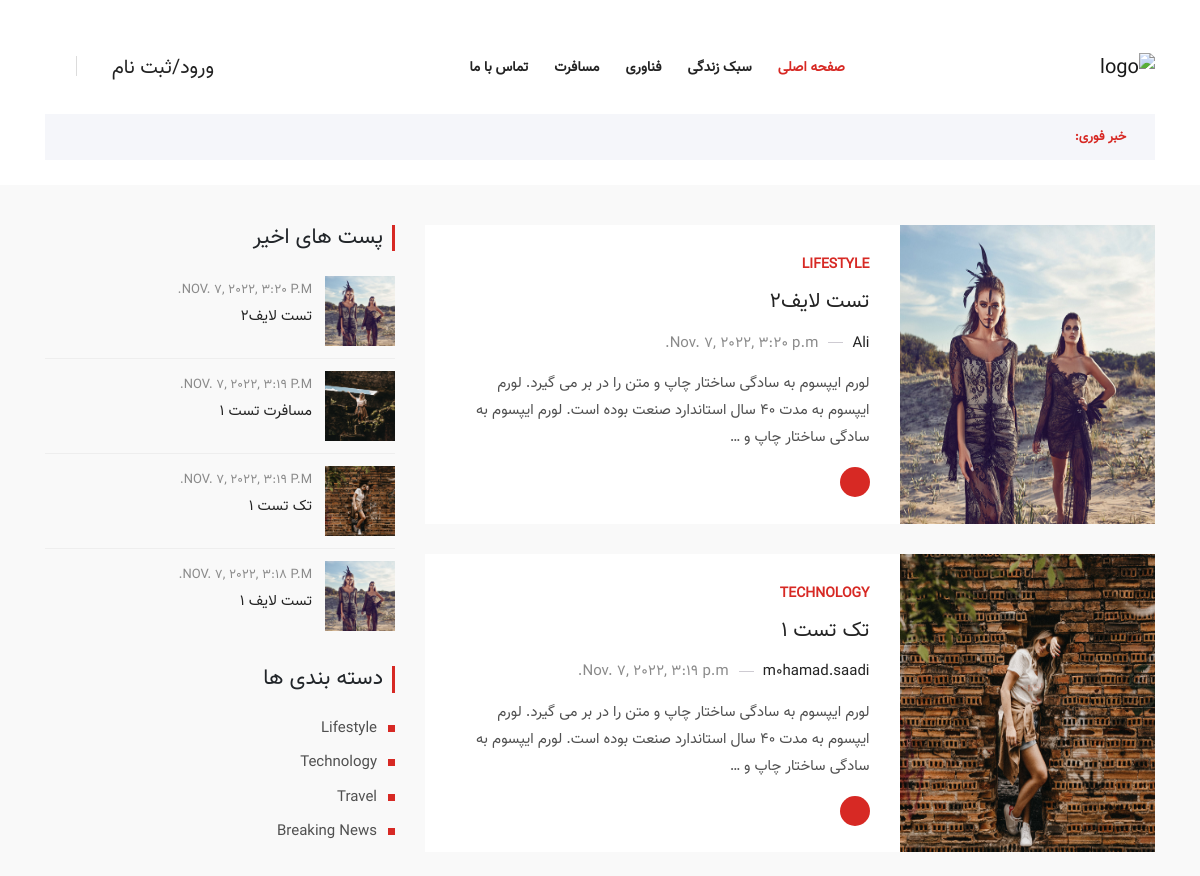
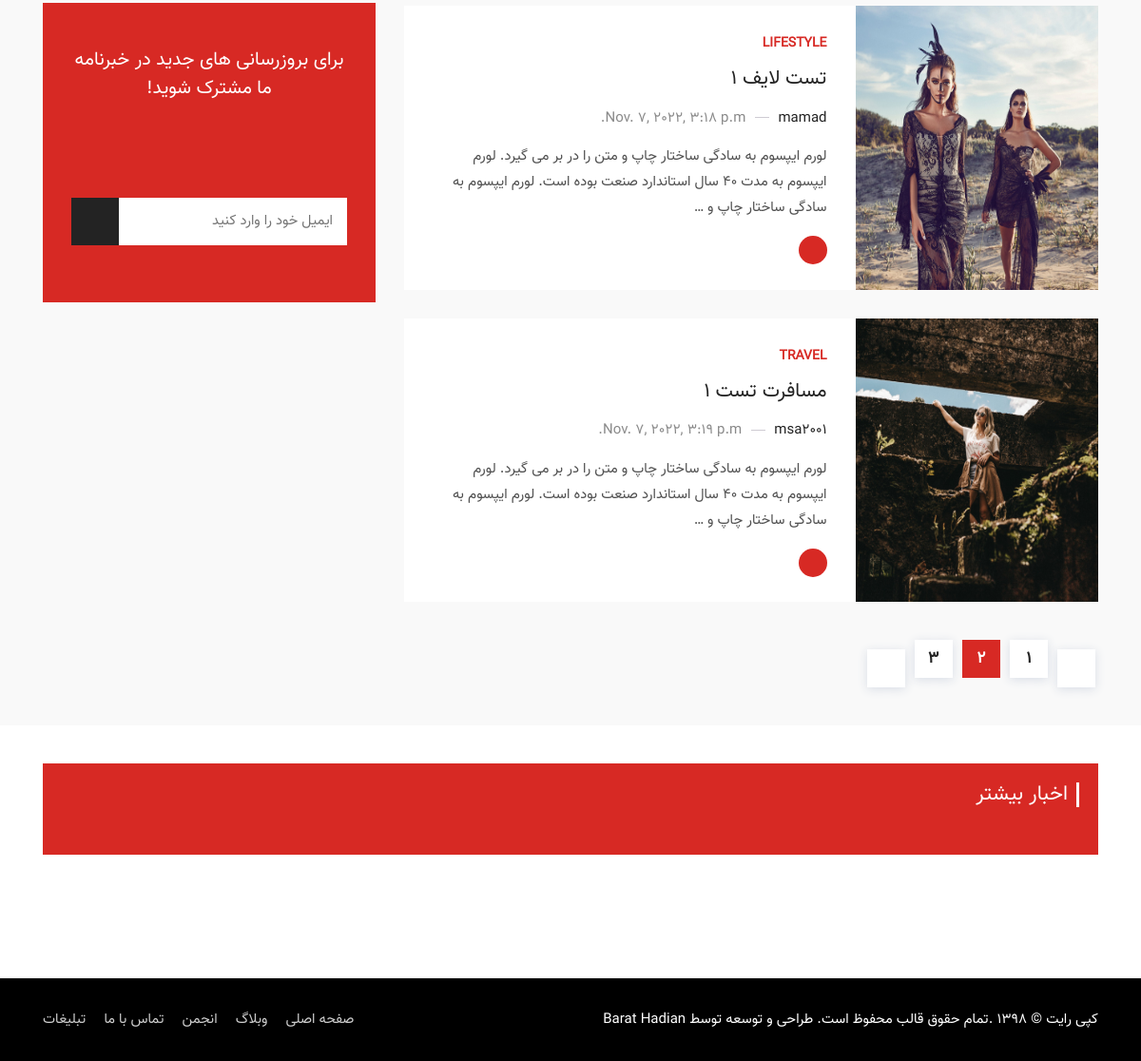
The app's page /, older data (2 pictures, top to bottom).
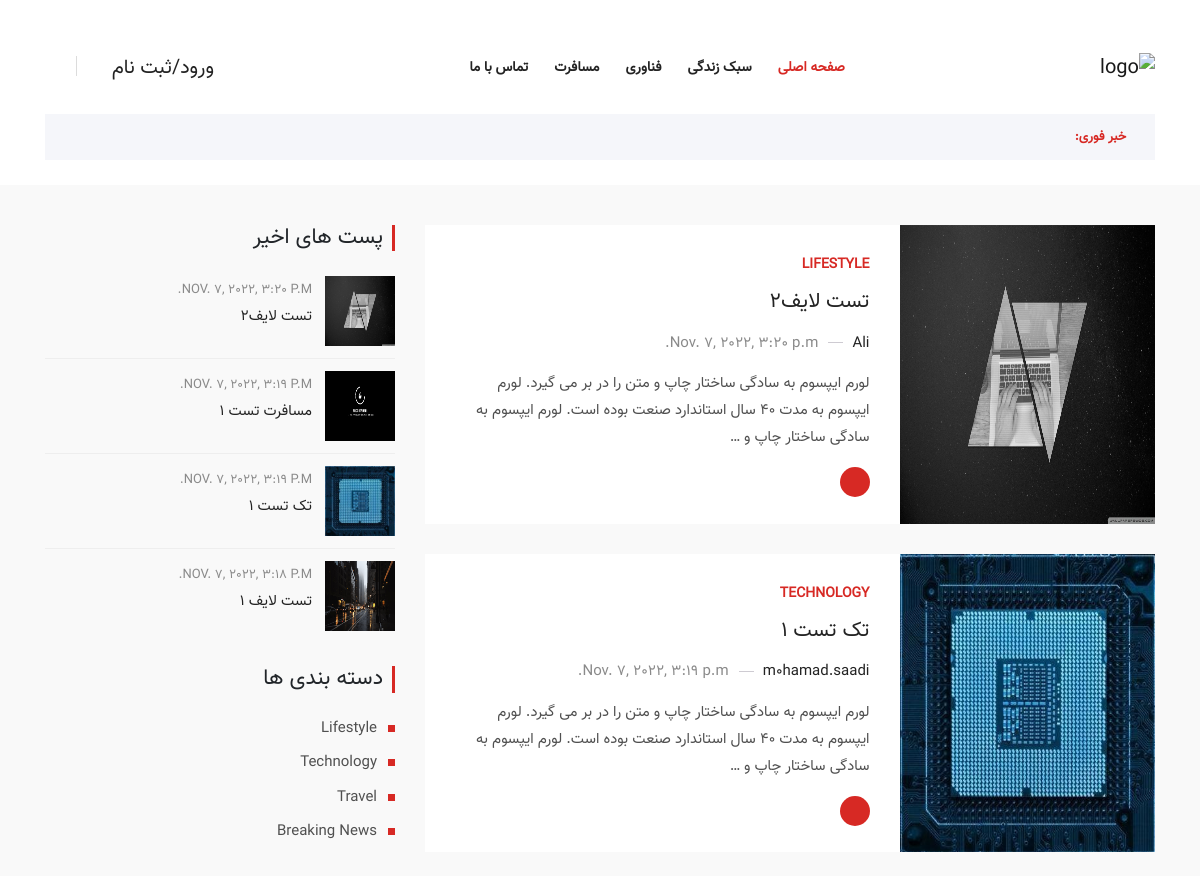
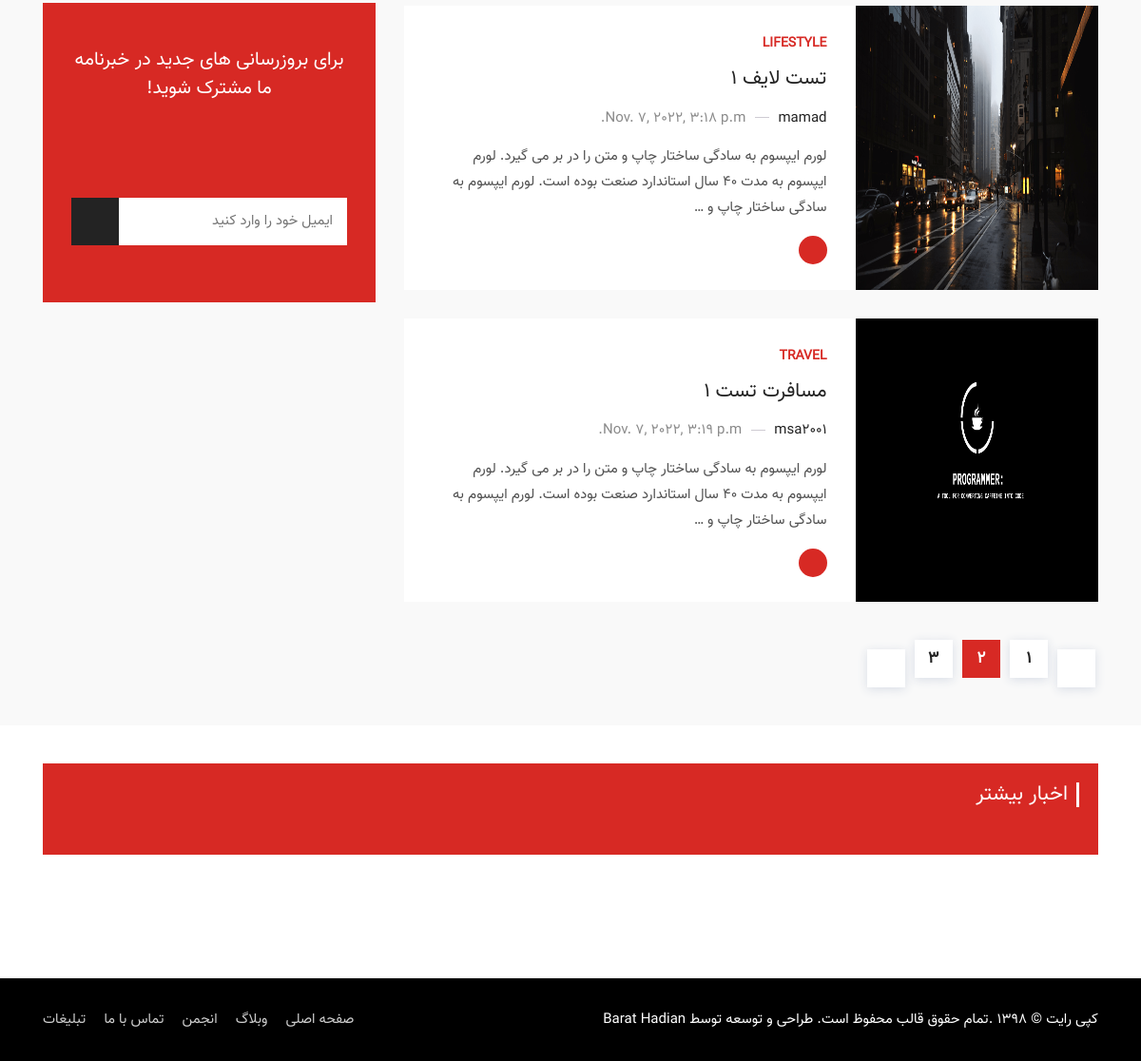
The same page, newer data (2 pictures, top to bottom).
### Blog/models.py (models this page shows, shortened)
class Article(models.Model):
    author = models.ForeignKey(User, on_delete=models.CASCADE)
    category = models.ManyToManyField(Category, related_name='articles')
    title = models.CharField(max_length=100)
    body = models.TextField(max_length=2000)
    created = models.DateTimeField(auto_now_add=True)
    updated = models.DateTimeField(auto_now_add=True)
    image = models.ImageField(upload_to='profile/image', blank=True, null=True)

class Category(models.Model):
    title = models.CharField(max_length=100)
    created = models.DateTimeField(auto_now_add=True)
    class Meta:
        verbose_name_plural = "categories"
    def __str__(self):
        return self.title

### Blog/views.py (the view)
# urls.py: path('', views.home, name='home'),
def home(request):
    articles = Article.objects.all().order_by('?')
    recent = Article.objects.all().order_by('-updated')
    cat = Category.objects.all()
    for article in articles:
        category = article.category.all()
    return render(request, 'Blog/index-7.html', {'articles': articles, 'recent_article': recent, 'category': category, 'cat' : cat })

### Blog/templates/Blog/index-7.html (shortened to what this page needs)
﻿{% load static %}
<!doctype html>
<html lang="fa">
<head>
    <link rel="stylesheet" href="{% static 'assets/css/bootstrap.min.css' %}">
    <link rel="stylesheet" href="{% static 'assets/css/animate.min.css' %}">
    <link rel="stylesheet" href="{% static 'assets/css/icofont.min.css' %}">
    <link rel="stylesheet" href="{% static 'assets/css/meanmenu.css' %}">
    <link rel="stylesheet" href="{% static 'assets/css/owl.carousel.min.css' %}">
    <link rel="stylesheet" href="{% static 'assets/css/magnific-popup.min.css' %}">
    <link rel="stylesheet" href="{% static 'assets/css/style.css' %}">
    <link rel="stylesheet" href="{% static 'assets/css/rtl.css' %}">
    <link rel="stylesheet" href="{% static 'assets/css/responsive.css' %}">
</head>
<body>
<header class="header-area">
    <div class="navbar-area">
        <div class="sinmun-nav">
            <div class="container">
                <nav class="navbar navbar-expand-md navbar-light">
                    <a class="navbar-brand" href="index-7.html"><img src="{% static 'assets/img/logo.png' %}"
                                                                     alt="logo"></a>
                    <div class="collapse navbar-collapse mean-menu" id="navbarSupportedContent">
                        <ul class="navbar-nav">
                            <li class="nav-item"><a href="{% url 'blog:home' %}" class="nav-link active">صفحه اصلی</a>
                            </li>
                            <li class="nav-item"><a href="{% url 'blog:cat_lifestyle' %}" class="nav-link">سبک زندگی</a>
                            </li>
                            <li class="nav-item"><a href="{% url 'blog:cat_tech' %}" class="nav-link">فناوری</a></li>
                            <li class="nav-item"><a href="{% url 'blog:cat_travel' %}" class="nav-link">مسافرت</a></li>
                            <li class="nav-item"><a href="{% url 'blog:contact' %}" class="nav-link">تماس با ما</a>
                            </li>
                        </ul>
                        <div class="others-options">
                            <ul> {% if request.user.is_authenticated %}
                                <li><a href="{% url 'blog:home' %}"> {{ request.user.username }} <i
                                        class="icofont-user-alt-5"></i></a></li>
                                <li><a href="{% url 'blog:logout' %}"> خروج</a></li>
                                <li class="header-search">
                                    <div class="nav-search">
                                        <div class="nav-search-button">
                                            <i class="icofont-ui-search"></i>
                                        </div>
                                        {% else %}
                                <li><a href="{% url 'blog:signin' %}"> ورود/ثبت نام <i class="icofont-user-alt-5"></i></a></li>
                                <li class="header-search">
                                <div class="nav-search">
                                <div class="nav-search-button">
                                    <i class="icofont-ui-search"></i>
                                </div>
                            {% endif %}
                                </div>
                                </li>
                            </ul>
                        </div>
                    </div>
                </nav>
            </div>
        </div>
    </div>
    <div class="breaking-news">
        <div class="container">
            <div class="breaking-news-content clearfix">
                <h6 class="breaking-title"><i class="icofont-flash"></i> خبر فوری:</h6>
            </div>
        </div>
    </div>
</header>
<section class="main-content-area ptb-40">
    <div class="container">
        <div class="row">
            <div class="col-lg-8">
                {% for article in articles|slice:":5" %}
                <div class="blog-box">
                    <div class="d-flex flex-wrap">
                        <div class="posts-thumb align-self-stretch">
                            <a href="#">
                               <img src="{{ article.image.url }}" width="100%" height="100%">
                            </a>
                        </div>
                        <div class="posts-content">
                            <div class="cat">
                                <a href="#">{{ article.category.all.first }}</a>
                            </div>
                            <h3 class="title"><a href="#">{{ article.title }}</a></h3>
                            <div class="posts-meta">
                                        <span class="posts-author">
                                            <a href="#">{{ article.author.username }}</a>
                                        </span>
                                <span class="posts-date">
                                           {{ article.created }}
                                        </span>
                            </div>
                            <p> {{ article.body|truncatewords:30 }} </p>
                            <a href="#" class="read-more-btn"><span>ادامه خواندن</span> <i
                                    class="icofont-arrow-left"></i></a>
                        </div>
                    </div>
                </div>
                {% endfor %}
                <div class="pagination-area">
                    <a href="#" class="prev page-numbers"><i class="icofont-double-right"></i></a>
                    <a href="#" class="page-numbers">1</a>
                    <span class="page-numbers current" aria-current="page">2</span>
                    <a href="#" class="page-numbers">3</a>
                    <a href="#" class="next page-numbers"><i class="icofont-double-left"></i></a>
                </div>
            </div>
            <div class="col-lg-4">
                <aside class="widget-area" id="secondary">
                    <section class="widget wiget_posts_thumbs">
                        <h3 class="widget-title">پست های اخیر</h3>
                    {% for article in recent_article|slice:":5" %}
                        <article>
                            <a href="#" class="thumb">
                                <img src="{{ article.image.url }}" height="70px" width="70px">
                            </a>
                            <div class="info">
                                <time datetime="2019-05-11">{{ article.created }}</time>
                                <h4 class="title">
                                    <a href="#">{{ article.title }}</a>
                                </h4>
                            </div>
                        </article>
                        {% endfor %}
                    </section>
                    <section class="widget widget_categories">
                        <h3 class="widget-title">دسته بندی ها</h3>
                        <ul>
                            {% for category in cat %}
                            <li><a href="#">{{ category.title}}</a></li>
                           {% endfor %}
                        </ul>
                    </section>
                    <section class="widget newsletter_box">
                        <div class="newsletter-box">
                            <div class="newsletter-box-inner">
                                <h3>برای بروزرسانی های جدید در خبرنامه ما مشترک شوید!</h3>
                                <i class="icofont-email"></i>
                                <form class="newsletter-form" data-toggle="validator">
                                    <input type="email" class="newsletter-input" placeholder="ایمیل خود را وارد کنید"
                                           name="EMAIL" required autocomplete="off">
                                    <button type="submit"><i class="icofont-paper-plane"></i></button>
                                </form>
                            </div>
                        </div>
                    </section>
                </aside>
            </div>
        </div>
    </div>
</section>
<section class="more-news-area pt-40">
    <div class="container">
        <div class="more-news-inner">
            <div class="section-title">
                <h2>اخبار بیشتر</h2>
            </div>
        </div>
    </div>
</section>
<div class="copyright-area">
    <div class="container">
        <div class="row align-items-center">
            <div class="col-lg-6 col-md-12">
                <p>کپی رایت © 1398 .تمام حقوق قالب محفوظ است. طراحی و توسعه توسط <a
                        href="https://www.rtl-theme.com/author/barat/?aff=barat" target="_blank">Barat Hadian</a></p>
            </div>
            <div class="col-lg-6 col-md-12">
                <ul class="footer-nav">
                    <li><a href="#">صفحه اصلی</a></li>
                    <li><a href="#">وبلاگ</a></li>
                    <li><a href="#">انجمن</a></li>
                    <li><a href="#">تماس با ما</a></li>
                    <li><a href="#">تبلیغات</a></li>
                </ul>
            </div>
        </div>
    </div>
</div>
</body>
</html>

### static/assets/css/rtl.css (style rules this page uses)
body { direction: rtl; }
.main-content-area .pagination-area { text-align: right; }
.navbar-brand { margin-right: 0; }
.sinmun-nav nav .others-options ul li .nav-search { border-right: 1px solid #dcdcdc; border-left: none; padding-right: 15px; padding-left: 0; }
.sinmun-nav nav .others-options ul li a { margin-left: 10px; margin-right: 0; }
.breaking-news-content .breaking-title { padding-left: 8px; padding-right: 0; float: right; }
.section-title h2 { border-left: none; border-right: 3px solid #d72924; padding-right: 9px; padding-left: 0; }
.section-title { text-align: right; }
.newsletter-box .newsletter-box-inner form button { left: 0; right: auto; }
.copyright-area { text-align: right; }
.copyright-area .footer-nav { text-align: left; }
.copyright-area .footer-nav li { margin-right: 15px; margin-left: 0; }
.copyright-area .footer-nav li:first-child { margin-right: 0; }
.blog-box .posts-content { text-align: right; }
.blog-box .posts-content .read-more-btn i { right: 0; left: auto; }
.widget-area .widget .widget-title { border-right: 3px solid #d72924; border-left: none; padding-right: 9px; padding-left: 0; text-align: right; }
.blog-box .posts-content .posts-meta .posts-author { padding-left: 20px; padding-right: 0; }
.blog-box .posts-content .posts-meta .posts-date { padding-right: 10px; padding-left: 0; }
.blog-box .posts-content .posts-meta .posts-author::after { left: 0; right: auto; }
.widget-area .wiget_posts_thumbs article .thumb { float: right; padding-left: 13px; padding-right: 0; }
.info { text-align: right; }
.widget-area .widget ul li { padding-right: 18px; padding-left: 0; text-align: right; }
.widget-area .widget ul li::before { right: 0; left: auto; }

Row changes from the older to the newer data that the page shows:
changed Article "تست لایف2": image: a different picture
changed Article "تک تست 1": image: a different picture
changed Article "تست لایف 1": image: a different picture
changed Article "مسافرت تست 1": image: a different picture
